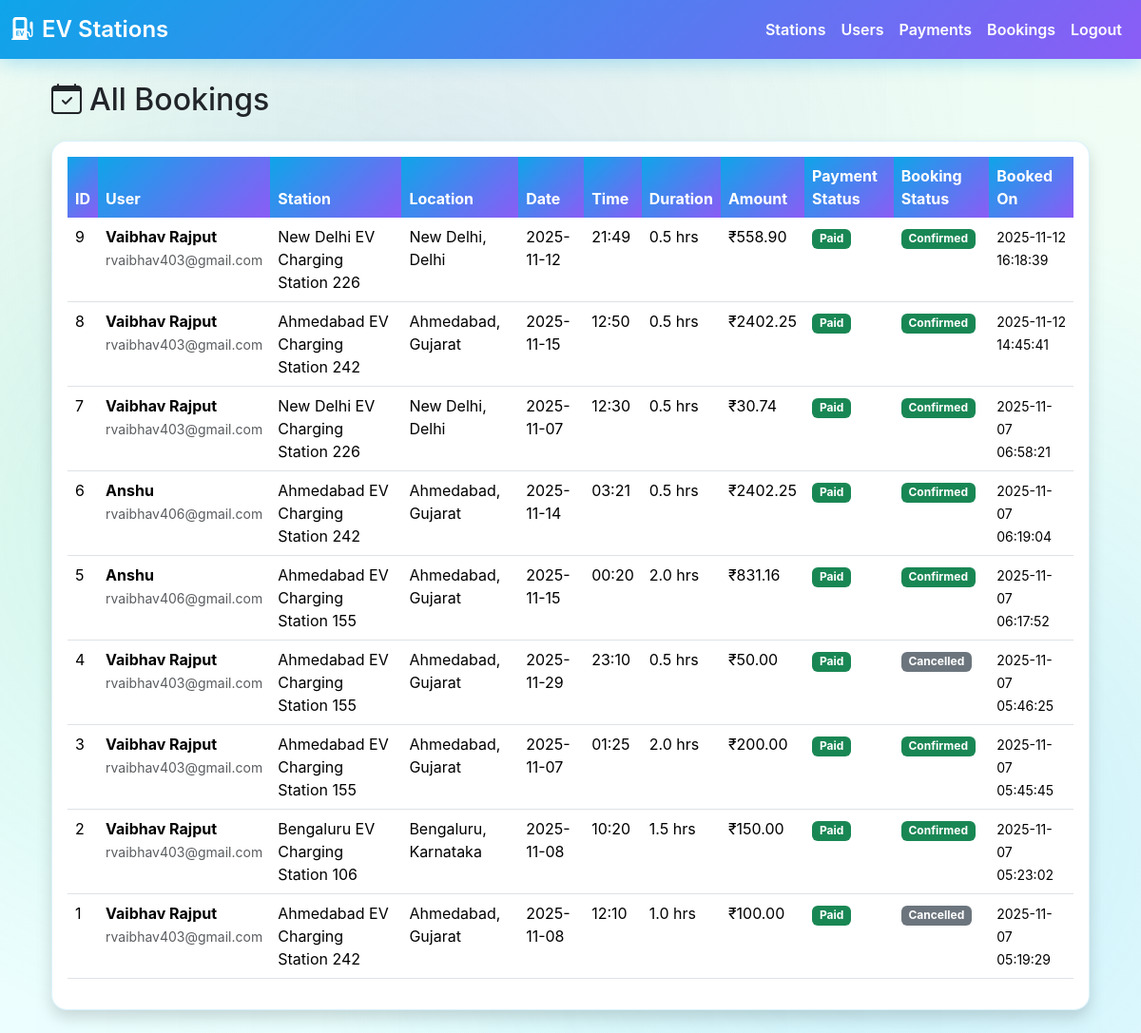
The page /admin/bookings (signed in) on the database as committed earlier.
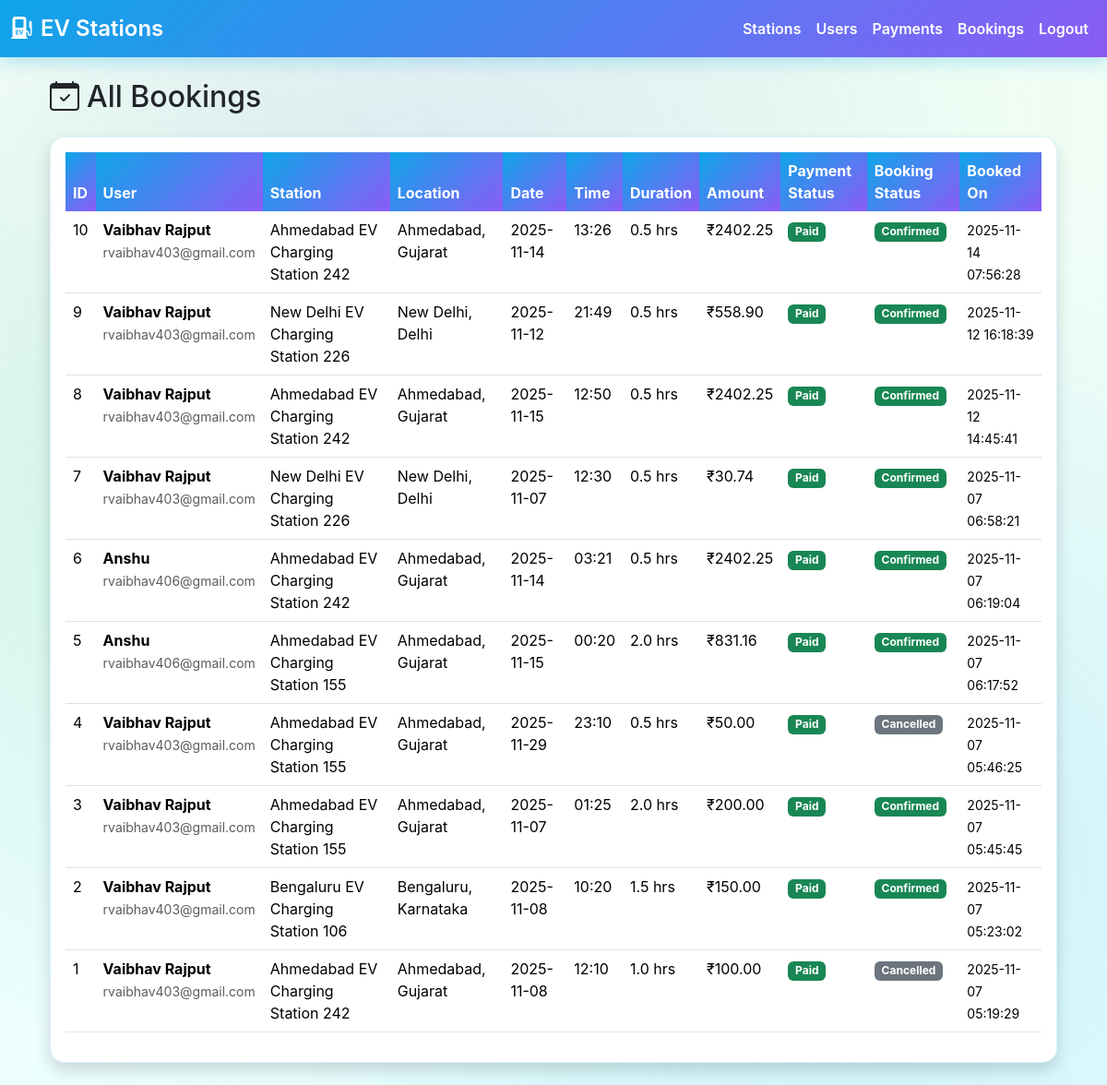
The same page on the database as committed later.
### tables this page shows
CREATE TABLE bookings (
  id INTEGER PRIMARY KEY AUTOINCREMENT,
  user_id INTEGER NOT NULL,
  station_id TEXT NOT NULL,
  booking_date DATE NOT NULL,
  booking_time TEXT NOT NULL,
  duration_hours REAL NOT NULL,
  total_amount REAL NOT NULL,
  payment_status TEXT DEFAULT 'pending',
  booking_status TEXT DEFAULT 'confirmed',
  created_at TIMESTAMP DEFAULT CURRENT_TIMESTAMP,
  FOREIGN KEY (user_id) REFERENCES users(id),
  FOREIGN KEY (station_id) REFERENCES ev_charging_stations_reduced(station_id)
);

CREATE TABLE users (
  id INTEGER PRIMARY KEY AUTOINCREMENT,
  name TEXT NOT NULL,
  email TEXT UNIQUE NOT NULL,
  password_hash TEXT NOT NULL,
  created_at TIMESTAMP DEFAULT CURRENT_TIMESTAMP
);

CREATE TABLE ev_charging_stations_reduced (
  station_id TEXT,
  name TEXT,
  operator TEXT,
  state TEXT,
  city TEXT,
  pincode TEXT,
  charger_types TEXT,
  number_of_chargers TEXT,
  power_kW_each TEXT,
  price_per_kWh_INR TEXT,
  tariff_type TEXT,
  payment_methods TEXT,
  opening_hours TEXT,
  contact_number TEXT,
  email TEXT,
  station_rating TEXT,
  num_reviews TEXT,
  parking_spaces TEXT,
  amenities TEXT,
  reservation_supported TEXT,
  fast_charging_supported TEXT,
  nearby_landmark TEXT,
  uptime_percent TEXT,
  status TEXT,
  latitude REAL,
  longitude REAL,
  PRIMARY KEY (station_id)
);

### flask_app/routes.py (the view)
@bp.route("/admin/bookings")
def admin_bookings():
    if not require_admin():
        return f.redirect(f.url_for("main.admin_login"))
    bookings = get_all_bookings()
    return f.render_template("admin_bookings.html", bookings=bookings)

### app_db.py (called while the page is built)
def get_conn():
    DB_PATH.parent.mkdir(parents=True, exist_ok=True)
    return sqlite3.connect(DB_PATH)

### flask_app/routes.py (called while the page is built)
def require_admin():
    if not f.session.get("is_admin"):
        f.flash("Admin login required", "warning")
        return False
    return True

### templates/admin_bookings.html (shortened to what this page needs)
{% extends "base.html" %}
{% block content %}
<div class="container-fluid mt-4">
  <h2 class="mb-4"><i class="bi bi-calendar-check me-2"></i>All Bookings</h2>
  {% if bookings %}
  <div class="card shadow">
    <div class="card-body">
      <div class="table-responsive">
        <table class="table table-hover">
          <thead class="table-primary">
            <tr>
              <th>ID</th>
              <th>User</th>
              <th>Station</th>
              <th>Location</th>
              <th>Date</th>
              <th>Time</th>
              <th>Duration</th>
              <th>Amount</th>
              <th>Payment Status</th>
              <th>Booking Status</th>
              <th>Booked On</th>
            </tr>
          </thead>
          <tbody>
            {% for booking in bookings %}
            <tr>
              <td>{{ booking.id }}</td>
              <td>
                <strong>{{ booking.user_name }}</strong><br>
                <small class="text-muted">{{ booking.user_email }}</small>
              </td>
              <td>{{ booking.station_name }}</td>
              <td>{{ booking.city }}, {{ booking.state }}</td>
              <td>{{ booking.booking_date }}</td>
              <td>{{ booking.booking_time }}</td>
              <td>{{ booking.duration_hours }} hrs</td>
              <td>₹{{ "%.2f"|format(booking.total_amount) }}</td>
              <td>
                {% if booking.payment_status == 'paid' %}
                  <span class="badge bg-success">Paid</span>
                {% else %}
                  <span class="badge bg-warning text-dark">Pending</span>
                {% endif %}
              </td>
              <td>
                {% if booking.booking_status == 'confirmed' %}
                  <span class="badge bg-success">Confirmed</span>
                {% elif booking.booking_status == 'cancelled' %}
                  <span class="badge bg-secondary">Cancelled</span>
                {% else %}
                  <span class="badge bg-warning text-dark">{{ booking.booking_status }}</span>
                {% endif %}
              </td>
              <td><small>{{ booking.created_at }}</small></td>
            </tr>
            {% endfor %}
          </tbody>
        </table>
      </div>
    </div>
  </div>
  {% else %}
  <div class="alert alert-info">
    <i class="bi bi-info-circle me-2"></i>No bookings yet
  </div>
  {% endif %}
</div>
{% endblock %}

### templates/base.html (shortened to what this page needs)
<!doctype html>
<html lang="en">
  <head>
  <link href="https://cdn.jsdelivr.net/npm/bootstrap@5.3.2/dist/css/bootstrap.min.css" rel="stylesheet">
  <link href="https://cdn.jsdelivr.net/npm/bootstrap-icons@1.11.0/font/bootstrap-icons.css" rel="stylesheet">
  <link href="{{ url_for('static', filename='css/base.css') }}" rel="stylesheet">
  </head>
  <body class="{% block body_class %}{% endblock %}">
    {% block navbar %}
    <nav class="navbar navbar-expand-lg navbar-dark bg-dark">
      <div class="container-fluid">
        <a class="navbar-brand" href="{{ url_for('main.index') }}">
          <i class="bi bi-ev-station-fill"></i> EV Stations
        </a>
        <div class="collapse navbar-collapse" id="navbarsExample">
          <ul class="navbar-nav ms-auto">
            {% if session.get('is_admin') %}
              <li class="nav-item"><a class="nav-link" href="{{ url_for('main.admin_stations') }}">Stations</a></li>
              <li class="nav-item"><a class="nav-link" href="{{ url_for('main.admin_users') }}">Users</a></li>
              <li class="nav-item"><a class="nav-link" href="{{ url_for('main.admin_payments') }}">Payments</a></li>
              <li class="nav-item"><a class="nav-link" href="{{ url_for('main.admin_bookings') }}">Bookings</a></li>
              <li class="nav-item"><a class="nav-link" href="{{ url_for('main.admin_logout') }}">Logout</a></li>
            {% else %}
              <li class="nav-item"><a class="nav-link" href="{{ url_for('main.user_login') }}">User Login</a></li>
              <li class="nav-item"><a class="nav-link" href="{{ url_for('main.admin_login') }}">Admin Login</a></li>
            {% endif %}
          </ul>
        </div>
      </div>
    </nav>
  {% endblock %}
    <main class="container my-4">
      {% block content %}{% endblock %}
    </main>
  </body>
</html>

### static/css/base.css (style rules this page uses)
:root { --ev-green: #10b981; --ev-blue: #0ea5e9; --ev-purple: #8b5cf6; --ev-dark: #1e293b; --ev-light-bg: #f0fdf4; --ev-card-bg: #ffffff; --ev-gradient-1: linear-gradient(135deg, #0ea5e9 0%, #8b5cf6 100%); --ev-gradient-2: linear-gradient(135deg, #10b981 0%, #0ea5e9 100%); --ev-gradient-3: linear-gradient(135deg, #f59e0b 0%, #ef4444 100%); }
body { font-family: 'Inter', system-ui, -apple-system, Segoe UI, Roboto, Arial, sans-serif; background: linear-gradient(135deg, #0f2027 0%, #203a43 25%, #2c5364 50%, #0a4d4e 75%, #134e5e 100%); background-attachment: fixed; min-height: 100vh; position: relative; overflow-x: hidden; }
body::before { content: ''; position: fixed; top: 0; left: 0; width: 100%; height: 100%; background-image: radial-gradient(circle at 20% 50%, rgba(16, 185, 129, 0.15) 0%, transparent 50%), radial-gradient(circle at 80% 80%, rgba(14, 165, 233, 0.15) 0%, transparent 50%), radial-gradient(circle at 40% 20%, rgba(139, 92, 246, 0.1) 0%, transparent 50%); pointer-events: none; z-index: 0; }
body::after { content: ''; position: fixed; top: 0; left: 0; width: 100%; height: 100%; background: linear-gradient(90deg, transparent 0%, rgba(16, 185, 129, 0.03) 50%, transparent 100%); animation: electricFlow 8s ease-in-out infinite; pointer-events: none; z-index: 0; }
.container, .navbar, .card { position: relative; z-index: 1; }
.card { border-radius: 16px; border: 1px solid rgba(14,165,233,0.15); background: var(--ev-card-bg); box-shadow: 0 4px 20px rgba(0,0,0,0.05); transition: all 0.3s ease; }

### templates/base.html (style rules this page uses)
:root { --brand-primary:#0ea5e9; --brand-secondary:#10b981; --brand-accent:#8b5cf6; --bg-soft:linear-gradient(to bottom, #f0fdf4 0%, #ecfeff 100%); --text-muted:#64748b; }
body { background: linear-gradient(to bottom, #f0fdf4 0%, #ecfeff 100%); min-height: 100vh; }
.navbar { background: linear-gradient(135deg, #0ea5e9 0%, #8b5cf6 100%); box-shadow: 0 4px 20px rgba(14,165,233,0.3); backdrop-filter: blur(10px); }
.navbar .nav-link, .navbar .navbar-brand { color:#fff !important; font-weight: 600; transition: all 0.3s ease; }
.navbar-brand { font-weight: 800; font-size: 1.5rem; display: flex; align-items: center; gap: 8px; }
.table thead th { background: linear-gradient(135deg, #0ea5e9, #8b5cf6); color: white !important; border-bottom: none; }
.card { box-shadow: 0 6px 18px rgba(14,165,233,0.1); border: 1px solid rgba(14,165,233,0.15); }
a { color: var(--brand-primary); }

Rows that differ between the two databases and show on the page:
added bookings: id "10", user_name "Vaibhav Rajput", user_email "rvaibhav403@gmail.com", station_name "Ahmedabad EV Charging Station 242", city "Ahmedabad", state "Gujarat", booking_date "2025-11-14", booking_time "13:26", duration_hours "0.5", total_amount "2402.25", payment_status "Paid", booking_status "Confirmed", created_at "2025-11-14 07:56:28"
